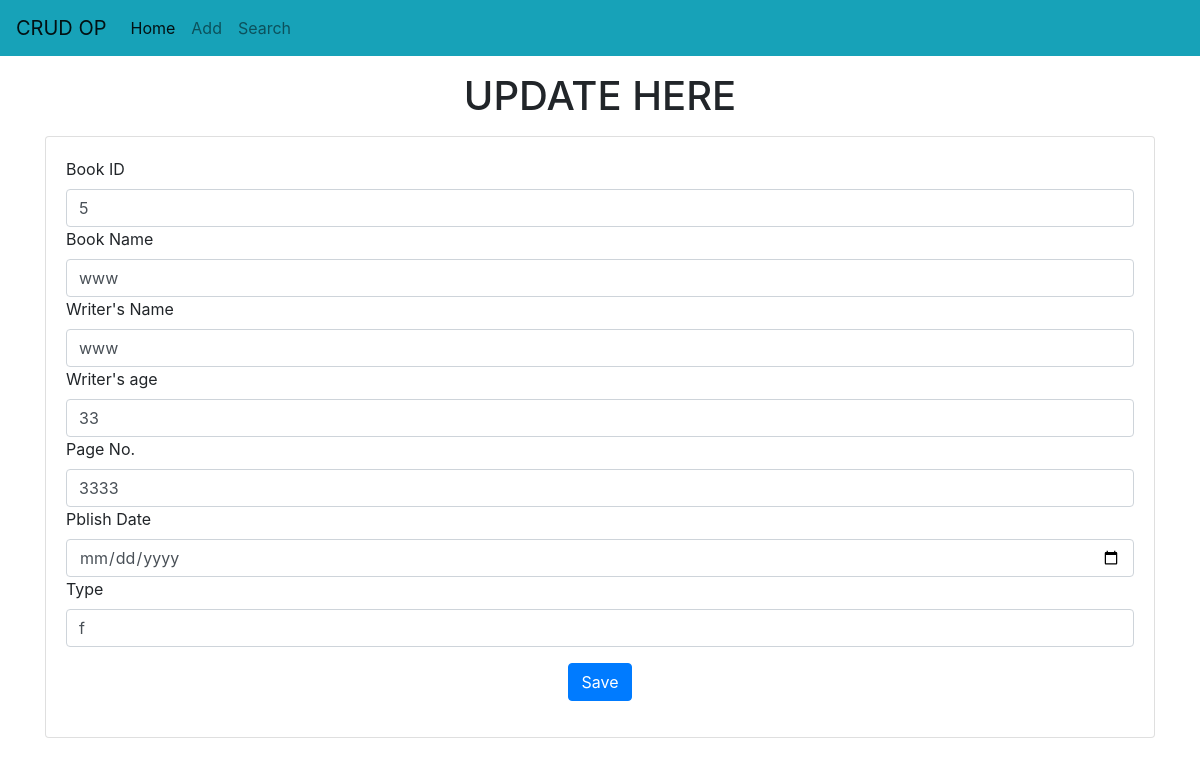
/bms/update/4, run on the app's committed database.
### std/models.py (models this page shows)
class Books(models.Model):
    idn=models.CharField(max_length=100,null= False)
    name=models.CharField(max_length=100,null=False)
    rName=models.CharField(max_length=100,null=True)
    rAge=models.IntegerField(null=True)
    page=models.IntegerField(null=True)
    date=models.DateField(null=True)
    type=models.CharField(max_length=100,null= True)

### std/views.py (the view)
# urls.py: path("update/<int:idn>",update),
def update(request,idn):
    bms=Books.objects.get(pk=idn)
    return render(request,"bms/update.html",{'bms':bms})

### templates/bms/update.html (shortened to what this page needs)
<!doctype html>
<html lang="en">
  <head>
    <link rel="stylesheet" href="https://cdn.jsdelivr.net/npm/bootstrap@4.3.1/dist/css/bootstrap.min.css">
  </head>
  <body>
    {% include 'bms/navbar.html' %}
    <h1 class="text-center my-3">UPDATE HERE</h1>
    <div class="container">
        <div class="row">
            <dic class="col-md-12">
                <div class="card">
                    <div class="card-body">
                        <form action="/bms/doupdate/{{bms.id}}" method="POST">
                            <div>
                                <label for="idn">Book ID</label>
                                <input name="b_idn" type="text" class="form-control" placeholder="Enter Book id" required value="{{bms.idn}}">
                            </div>
                            <div>
                                <label for="name">Book Name</label>
                                <input name="b_name" type="text" class="form-control" placeholder="Enter Book Name" required value="{{bms.name}}">
                            </div>
                            <div>
                                <label for="rName">Writer's Name</label>
                                <input name="b_rName" type="text" class="form-control" placeholder="Enter Writer's Name" required value="{{bms.rName}}">
                            </div>
                            <div>
                                <label for="rAge">Writer's age</label>
                                <input name="b_rAge" type="text" class="form-control" placeholder="Enter Writer's age" required value="{{bms.rAge}}">
                            </div>
                            <div>
                                <label for="page">Page No.</label>
                                <input name="b_page" type="text" class="form-control" placeholder="Enter Page No." required value="{{bms.page}}">
                            </div>
                            <div>
                                <label for="date">Pblish Date</label>
                                <input name="b_date" type="date" class="form-control" placeholder="Enter Publish date" required value="{{bms.date}}">
                            </div>
                            <div>
                                <label for="type">Type</label>
                                <input name="b_type" type="text" class="form-control" placeholder="Enter type" required value="{{bms.type}}">
                            </div>
                            <div class="container text-center my-3">
                                <button class="btn btn-primary">
                                    Save
                                </button>
                            </div>
                        </form>
                    </div>
                </div>
            </dic>
        </div>
    </div>
  </body>
</html>

### data on the page
Books: b_idn "5", b_name "www", b_rName "www", b_rAge "33", b_page "3333", b_type "f"
